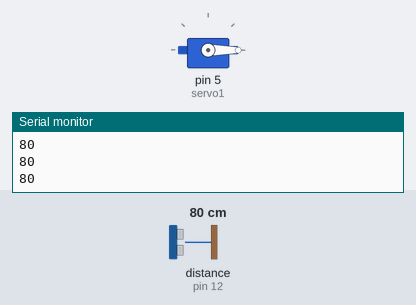
Bench run of a sketch on a simulated Arduino Uno, built with avr-gcc and run on an emulated ATmega328P. Shown: servo, the last lines printed to the serial monitor. Wiring (inferred from the names in the program): ultrasonic range finder: trigger pin 13; echo pin 12. The test bench sets the inputs (shaded band); at power-on: distance to the obstacle (sensor on pin 12) 80 cm. The echo pulse lasts 58.3 µs per cm.

Above: at 1.2 s.
1.3 s: distance to the obstacle (sensor on pin 12) set to 23 cm
2.8 s: distance to the obstacle (sensor on pin 12) set to 19 cm
At 3.1 s:
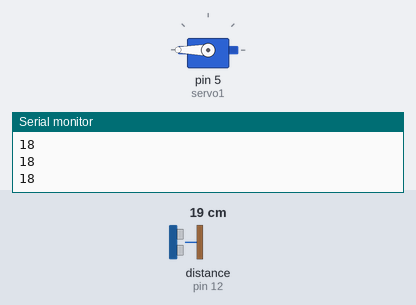
4.3 s: distance to the obstacle (sensor on pin 12) set to 35 cm
At 5.5 s:
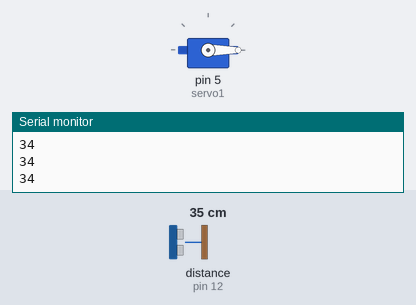
5.8 s: distance to the obstacle (sensor on pin 12) set to 2 cm
At 6.6 s:
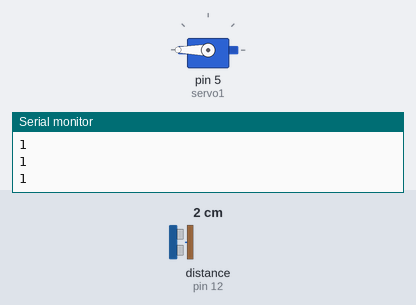
Timing chart, 0 to 8.3 s (numbered marks = the images above; inputs shaded):
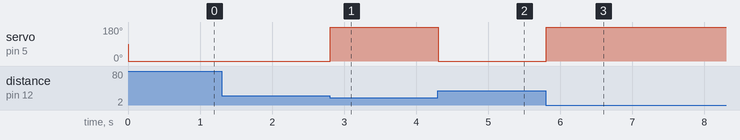

Measured:
- the behaviour switches between 21 and 20 cm on distance to the obstacle (sensor on pin 12) (found by bisection; images 0 and 1)
- after the input at 2.8 s, servo on pin 5 (servo1): 0° → 180° at once
- after the input at 4.3 s, servo on pin 5 (servo1): 180° → 0° at once
- after the input at 5.8 s, servo on pin 5 (servo1): 0° → 180° at once

The sketch:

ultrasonic.ino
```cpp
#include <Servo.h>

long jarak, waktu;
Servo servo1;
#define trigpin 13
#define echopin 12

void setup() {
  // put your setup code here, to run once:
  servo1.attach(5);
pinMode (trigpin, OUTPUT);
pinMode (echopin, INPUT);
Serial.begin(9600);
}

void loop() {
  // put your main code here, to run repeatedly:
digitalWrite(trigpin, LOW);
delayMicroseconds(2);
digitalWrite (trigpin, HIGH);
delayMicroseconds(10);
digitalWrite(trigpin, LOW);

waktu = pulseIn(echopin, HIGH);
jarak = (waktu * 0.0343) / 2;
Serial.println(jarak);

if (jarak < 20 ){
  servo1.write(180);
}if (jarak>20) {
  servo1.write(0);

}
}
```
